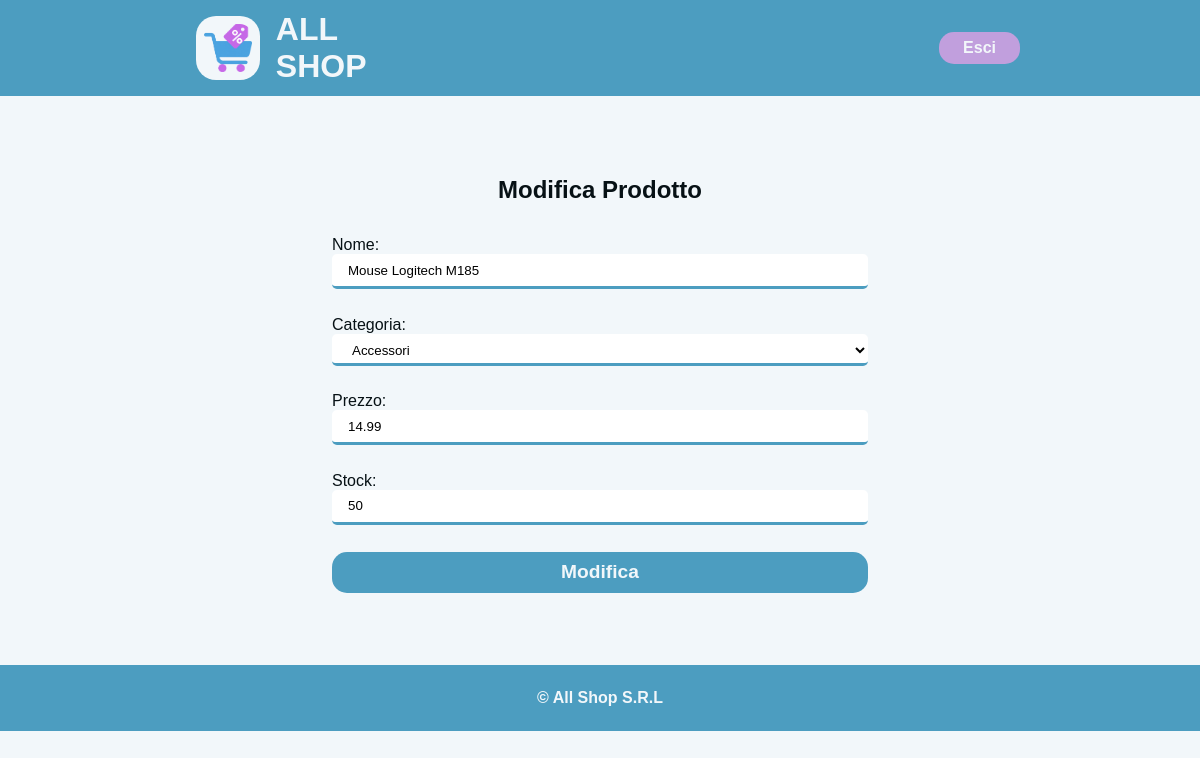
Page /edit_product.php?id=2 (signed in) on the committed database.
### tables this page shows
CREATE Table prodotti(
    id INT PRIMARY KEY AUTO_INCREMENT,
    nome VARCHAR(100) NOT NULL,
    id_categoria INT NOT NULL,
    prezzo DECIMAL(10, 2) NOT NULL,
    stock INT NOT NULL,
    check(prezzo >= 0),
    check(stock >= 0),
    FOREIGN key(id_categoria) REFERENCES categorie(id)
);

CREATE TABLE categorie (
    id INT PRIMARY KEY AUTO_INCREMENT,
    nome VARCHAR(100) UNIQUE NOT NULL
);

### src/edit_product.php (the view, shortened to what this page needs)
<?php
$page_name = "Modifica Prodotto";
include 'includes/header.php';
require_once 'php/connection.php';
?>
<section class="section-centering">
    <h2 class="title-page"><?=$page_name?></h2>
    <?php
        $id = $_GET['id'];
        $sql = "SELECT p.nome, prezzo, stock, c.id as id_categoria, c.nome as categoria FROM prodotti p JOIN categorie c on p.id_categoria = c.id WHERE p.id = $id;";
        $result = $conn->query($sql);
        $row = $result->fetch_assoc();
    ?>
    <form class="form" action="" method="post">
        <label for="nome">Nome:</label>
        <input type="text" name="nome" required value="<?=$row['nome']?>">
        <label for="id_categoria">Categoria:</label>
        <select name="id_categoria" required>
            <option value="<?=$row['id_categoria']?>"><?=$row['categoria']?></option>
        </select>
        <label for="prezzo">Prezzo:</label>
        <input type="number" name="prezzo" min="0" step="0.01" required value="<?=$row['prezzo']?>">
        <label for="stock">Stock:</label>
        <input type="number" name="stock" min="0" required value="<?=$row['stock']?>">
        <input type="submit" value="Modifica">
    </form>
</section>
<?php
include 'includes/footer.php';
?>

### src/css/style.css (style rules this page uses)
*, *::after, *::before { margin: 0; padding: 0; box-sizing: border-box; }
:root { --text: #071115; --background: #f2f7fa; --primary: #4c9dc0; --secondary: #c19fdd; --accent: #cf75ce; font-family: Arial, Helvetica, sans-serif; color: var(--text); }
.title-page { text-align: center; padding-top: 5vh; }
body { background-color: var(--background); }
section { min-height: 70vh; padding: 5vh 5vw; }
.section-centering { display: flex; align-items: center; flex-direction: column; justify-content: center; padding: 5vh 8vw; }
.form { width: 50vw; display: flex; flex-direction: column; padding: 2em; }
.form input:not([type="submit"]), .form select { margin-bottom: 2em; border: 0; border-bottom: solid 3px var(--primary); border-radius: 5px; padding: 1rem; height: 2rem; }
.form select { appearance: base-select; background-color: white; padding-top: 0.5rem; padding-bottom: 0.5rem; }
.form input[type="submit"] { border: 0; background-color: var(--primary); border-radius: 15px; color: var(--background); font-weight: bold; cursor: pointer; font-size: 1.2rem; padding: 0.5em; }

### rows in the picture
prodotti: nome "Mouse Logitech M185", id_categoria "Accessori", prezzo "14.99", stock "50"

### other values in the picture
$page_name "Modifica Prodotto"
